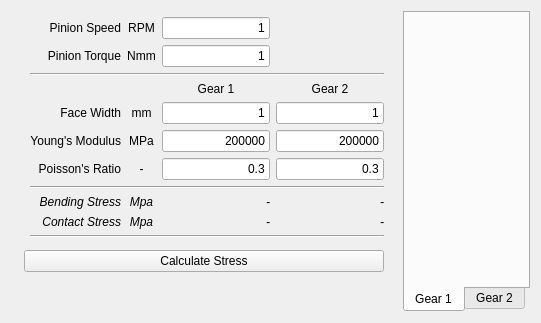
     <widget class="QWidget" name="tab_stress">
      <attribute name="title">
       <string>Stress</string>
      </attribute>
      <layout class="QHBoxLayout" name="horizontalLayout_6">
       <item>
        <spacer name="horizontalSpacer_11">
         <property name="orientation">
          <enum>Qt::Orientation::Horizontal</enum>
         </property>
         <property name="sizeType">
          <enum>QSizePolicy::Policy::Fixed</enum>
         </property>
         <property name="sizeHint" stdset="0">
          <size>
           <width>13</width>
           <height>17</height>
          </size>
         </property>
        </spacer>
       </item>
       <item>
        <layout class="QVBoxLayout" name="verticalLayout_4">
         <item>
          <layout class="QGridLayout" name="gridLayout_3">
           <property name="leftMargin">
            <number>6</number>
           </property>
           <property name="topMargin">
            <number>6</number>
           </property>
           <property name="bottomMargin">
            <number>6</number>
           </property>
           <item row="8" column="2">
            <widget class="QLineEdit" name="le_E1">
             <property name="sizePolicy">
              <sizepolicy hsizetype="Preferred" vsizetype="Fixed">
               <horstretch>0</horstretch>
               <verstretch>0</verstretch>
              </sizepolicy>
             </property>
             <property name="text">
              <string>200000</string>
             </property>
             <property name="alignment">
              <set>Qt::AlignmentFlag::AlignRight|Qt::AlignmentFlag::AlignTrailing|Qt::AlignmentFlag::AlignVCenter</set>
             </property>
            </widget>
           </item>
           <item row="4" column="0">
            <widget class="QLabel" name="label_84">
             <property name="sizePolicy">
              <sizepolicy hsizetype="Preferred" vsizetype="Preferred">
               <horstretch>0</horstretch>
               <verstretch>0</verstretch>
              </sizepolicy>
             </property>
             <property name="text">
              <string>Pinion Torque</string>
             </property>
             <property name="alignment">
              <set>Qt::AlignmentFlag::AlignRight|Qt::AlignmentFlag::AlignTrailing|Qt::AlignmentFlag::AlignVCenter</set>
             </property>
            </widget>
           </item>
           <item row="3" column="2">
            <widget class="QLineEdit" name="le_speed">
             <property name="sizePolicy">
              <sizepolicy hsizetype="Preferred" vsizetype="Fixed">
               <horstretch>0</horstretch>
               <verstretch>0</verstretch>
              </sizepolicy>
             </property>
             <property name="text">
              <string>1</string>
             </property>
             <property name="alignment">
              <set>Qt::AlignmentFlag::AlignRight|Qt::AlignmentFlag::AlignTrailing|Qt::AlignmentFlag::AlignVCenter</set>
             </property>
            </widget>
           </item>
           <item row="7" column="1">
            <widget class="QLabel" name="label_56">
             <property name="sizePolicy">
              <sizepolicy hsizetype="Preferred" vsizetype="Preferred">
               <horstretch>0</horstretch>
               <verstretch>0</verstretch>
              </sizepolicy>
             </property>
             <property name="text">
              <string>mm</string>
             </property>
             <property name="alignment">
              <set>Qt::AlignmentFlag::AlignCenter</set>
             </property>
            </widget>
           </item>
           <item row="7" column="0">
            <widget class="QLabel" name="label_83">
             <property name="sizePolicy">
              <sizepolicy hsizetype="Preferred" vsizetype="Preferred">
               <horstretch>0</horstretch>
               <verstretch>0</verstretch>
              </sizepolicy>
             </property>
             <property name="text">
              <string>Face Width</string>
             </property>
             <property name="alignment">
              <set>Qt::AlignmentFlag::AlignRight|Qt::AlignmentFlag::AlignTrailing|Qt::AlignmentFlag::AlignVCenter</set>
             </property>
            </widget>
           </item>
           <item row="10" column="0" colspan="4">
            <widget class="Line" name="line_15">
             <property name="sizePolicy">
              <sizepolicy hsizetype="Preferred" vsizetype="Fixed">
               <horstretch>0</horstretch>
               <verstretch>0</verstretch>
              </sizepolicy>
             </property>
             <property name="orientation">
              <enum>Qt::Orientation::Horizontal</enum>
             </property>
            </widget>
           </item>
           <item row="8" column="1">
            <widget class="QLabel" name="label_63">
             <property name="sizePolicy">
              <sizepolicy hsizetype="Preferred" vsizetype="Preferred">
               <horstretch>0</horstretch>
               <verstretch>0</verstretch>
              </sizepolicy>
             </property>
             <property name="text">
              <string>MPa</string>
             </property>
             <property name="alignment">
              <set>Qt::AlignmentFlag::AlignCenter</set>
             </property>
            </widget>
           </item>
           <item row="4" column="2">
            <widget class="QLineEdit" name="le_torque">
             <property name="sizePolicy">
              <sizepolicy hsizetype="Preferred" vsizetype="Fixed">
               <horstretch>0</horstretch>
               <verstretch>0</verstretch>
              </sizepolicy>
             </property>
             <property name="text">
              <string>1</string>
             </property>
             <property name="alignment">
              <set>Qt::AlignmentFlag::AlignRight|Qt::AlignmentFlag::AlignTrailing|Qt::AlignmentFlag::AlignVCenter</set>
             </property>
            </widget>
           </item>
           <item row="12" column="2">
            <widget class="QLabel" name="lb_stressC1">
             <property name="sizePolicy">
              <sizepolicy hsizetype="Preferred" vsizetype="Preferred">
               <horstretch>0</horstretch>
               <verstretch>0</verstretch>
              </sizepolicy>
             </property>
             <property name="font">
              <font>
               <italic>true</italic>
              </font>
             </property>
             <property name="text">
              <string>-</string>
             </property>
             <property name="alignment">
              <set>Qt::AlignmentFlag::AlignRight|Qt::AlignmentFlag::AlignTrailing|Qt::AlignmentFlag::AlignVCenter</set>
             </property>
            </widget>
           </item>
           <item row="12" column="0">
            <widget class="QLabel" name="label_78">
             <property name="sizePolicy">
              <sizepolicy hsizetype="Preferred" vsizetype="Preferred">
               <horstretch>0</horstretch>
               <verstretch>0</verstretch>
              </sizepolicy>
             </property>
             <property name="font">
              <font>
               <italic>true</italic>
              </font>
             </property>
             <property name="text">
              <string>Contact Stress</string>
             </property>
             <property name="alignment">
              <set>Qt::AlignmentFlag::AlignRight|Qt::AlignmentFlag::AlignTrailing|Qt::AlignmentFlag::AlignVCenter</set>
             </property>
            </widget>
           </item>
           <item row="3" column="1">
            <widget class="QLabel" name="label_62">
             <property name="sizePolicy">
              <sizepolicy hsizetype="Preferred" vsizetype="Preferred">
               <horstretch>0</horstretch>
               <verstretch>0</verstretch>
              </sizepolicy>
             </property>
             <property name="text">
              <string>RPM</string>
             </property>
             <property name="alignment">
              <set>Qt::AlignmentFlag::AlignCenter</set>
             </property>
            </widget>
           </item>
           <item row="6" column="2">
            <widget class="QLabel" name="label_37">
             <property name="sizePolicy">
              <sizepolicy hsizetype="Preferred" vsizetype="Preferred">
               <horstretch>0</horstretch>
               <verstretch>0</verstretch>
              </sizepolicy>
             </property>
             <property name="text">
              <string>Gear 1</string>
             </property>
             <property name="alignment">
              <set>Qt::AlignmentFlag::AlignCenter</set>
             </property>
            </widget>
           </item>
           <item row="5" column="0" colspan="4">
            <widget class="Line" name="line_16">
             <property name="sizePolicy">
              <sizepolicy hsizetype="Preferred" vsizetype="Fixed">
               <horstretch>0</horstretch>
               <verstretch>0</verstretch>
              </sizepolicy>
             </property>
             <property name="orientation">
              <enum>Qt::Orientation::Horizontal</enum>
             </property>
            </widget>
           </item>
           <item row="4" column="1">
            <widget class="QLabel" name="label_61">
             <property name="sizePolicy">
              <sizepolicy hsizetype="Preferred" vsizetype="Preferred">
               <horstretch>0</horstretch>
               <verstretch>0</verstretch>
              </sizepolicy>
             </property>
             <property name="text">
              <string>Nmm</string>
             </property>
             <property name="alignment">
              <set>Qt::AlignmentFlag::AlignCenter</set>
             </property>
            </widget>
           </item>
           <item row="6" column="3">
            <widget class="QLabel" name="label_82">
             <property name="sizePolicy">
              <sizepolicy hsizetype="Preferred" vsizetype="Preferred">
               <horstretch>0</horstretch>
               <verstretch>0</verstretch>
              </sizepolicy>
             </property>
             <property name="text">
              <string>Gear 2</string>
             </property>
             <property name="alignment">
              <set>Qt::AlignmentFlag::AlignCenter</set>
             </property>
            </widget>
           </item>
           <item row="3" column="0">
            <widget class="QLabel" name="label_85">
             <property name="sizePolicy">
              <sizepolicy hsizetype="Preferred" vsizetype="Preferred">
               <horstretch>0</horstretch>
               <verstretch>0</verstretch>
              </sizepolicy>
             </property>
             <property name="text">
              <string>Pinion Speed</string>
             </property>
             <property name="alignment">
              <set>Qt::AlignmentFlag::AlignRight|Qt::AlignmentFlag::AlignTrailing|Qt::AlignmentFlag::AlignVCenter</set>
             </property>
            </widget>
           </item>
           <item row="8" column="0">
            <widget class="QLabel" name="label_86">
             <property name="sizePolicy">
              <sizepolicy hsizetype="Preferred" vsizetype="Preferred">
               <horstretch>0</horstretch>
               <verstretch>0</verstretch>
              </sizepolicy>
             </property>
             <property name="text">
              <string>Young's Modulus</string>
             </property>
             <property name="alignment">
              <set>Qt::AlignmentFlag::AlignRight|Qt::AlignmentFlag::AlignTrailing|Qt::AlignmentFlag::AlignVCenter</set>
             </property>
            </widget>
           </item>
           <item row="11" column="0">
            <widget class="QLabel" name="label_76">
             <property name="sizePolicy">
              <sizepolicy hsizetype="Preferred" vsizetype="Preferred">
               <horstretch>0</horstretch>
               <verstretch>0</verstretch>
              </sizepolicy>
             </property>
             <property name="font">
              <font>
               <italic>true</italic>
              </font>
             </property>
             <property name="text">
              <string>Bending Stress</string>
             </property>
             <property name="alignment">
              <set>Qt::AlignmentFlag::AlignRight|Qt::AlignmentFlag::AlignTrailing|Qt::AlignmentFlag::AlignVCenter</set>
             </property>
            </widget>
           </item>
           <item row="11" column="3">
            <widget class="QLabel" name="lb_stressB2">
             <property name="sizePolicy">
              <sizepolicy hsizetype="Preferred" vsizetype="Preferred">
               <horstretch>0</horstretch>
               <verstretch>0</verstretch>
              </sizepolicy>
             </property>
             <property name="font">
              <font>
               <italic>true</italic>
              </font>
             </property>
             <property name="text">
              <string>-</string>
             </property>
             <property name="alignment">
              <set>Qt::AlignmentFlag::AlignRight|Qt::AlignmentFlag::AlignTrailing|Qt::AlignmentFlag::AlignVCenter</set>
             </property>
            </widget>
           </item>
           <item row="8" column="3">
            <widget class="QLineEdit" name="le_E2">
             <property name="sizePolicy">
              <sizepolicy hsizetype="Preferred" vsizetype="Fixed">
               <horstretch>0</horstretch>
               <verstretch>0</verstretch>
              </sizepolicy>
             </property>
             <property name="text">
              <string>200000</string>
             </property>
             <property name="alignment">
              <set>Qt::AlignmentFlag::AlignRight|Qt::AlignmentFlag::AlignTrailing|Qt::AlignmentFlag::AlignVCenter</set>
             </property>
            </widget>
           </item>
           <item row="11" column="1">
            <widget class="QLabel" name="label_77">
             <property name="sizePolicy">
              <sizepolicy hsizetype="Preferred" vsizetype="Preferred">
               <horstretch>0</horstretch>
               <verstretch>0</verstretch>
              </sizepolicy>
             </property>
             <property name="font">
              <font>
               <italic>true</italic>
              </font>
             </property>
             <property name="text">
              <string>Mpa</string>
             </property>
             <property name="alignment">
              <set>Qt::AlignmentFlag::AlignCenter</set>
             </property>
            </widget>
           </item>
           <item row="7" column="3">
            <widget class="QLineEdit" name="le_FW2">
             <property name="sizePolicy">
              <sizepolicy hsizetype="Preferred" vsizetype="Fixed">
               <horstretch>0</horstretch>
               <verstretch>0</verstretch>
              </sizepolicy>
             </property>
             <property name="text">
              <string>1</string>
             </property>
             <property name="alignment">
              <set>Qt::AlignmentFlag::AlignRight|Qt::AlignmentFlag::AlignTrailing|Qt::AlignmentFlag::AlignVCenter</set>
             </property>
            </widget>
           </item>
           <item row="12" column="1">
            <widget class="QLabel" name="label_79">
             <property name="sizePolicy">
              <sizepolicy hsizetype="Preferred" vsizetype="Preferred">
               <horstretch>0</horstretch>
               <verstretch>0</verstretch>
              </sizepolicy>
             </property>
             <property name="font">
              <font>
               <italic>true</italic>
              </font>
             </property>
             <property name="text">
              <string>Mpa</string>
             </property>
             <property name="alignment">
              <set>Qt::AlignmentFlag::AlignCenter</set>
             </property>
            </widget>
           </item>
           <item row="11" column="2">
            <widget class="QLabel" name="lb_stressB1">
             <property name="sizePolicy">
              <sizepolicy hsizetype="Preferred" vsizetype="Preferred">
               <horstretch>0</horstretch>
               <verstretch>0</verstretch>
              </sizepolicy>
             </property>
             <property name="font">
              <font>
               <italic>true</italic>
              </font>
             </property>
             <property name="text">
              <string>-</string>
             </property>
             <property name="alignment">
              <set>Qt::AlignmentFlag::AlignRight|Qt::AlignmentFlag::AlignTrailing|Qt::AlignmentFlag::AlignVCenter</set>
             </property>
            </widget>
           </item>
           <item row="7" column="2">
            <widget class="QLineEdit" name="le_FW1">
             <property name="sizePolicy">
              <sizepolicy hsizetype="Preferred" vsizetype="Fixed">
               <horstretch>0</horstretch>
               <verstretch>0</verstretch>
              </sizepolicy>
             </property>
             <property name="text">
              <string>1</string>
             </property>
             <property name="alignment">
              <set>Qt::AlignmentFlag::AlignRight|Qt::AlignmentFlag::AlignTrailing|Qt::AlignmentFlag::AlignVCenter</set>
             </property>
            </widget>
           </item>
           <item row="13" column="0" colspan="4">
            <widget class="Line" name="line_14">
             <property name="sizePolicy">
              <sizepolicy hsizetype="Preferred" vsizetype="Fixed">
               <horstretch>0</horstretch>
               <verstretch>0</verstretch>
              </sizepolicy>
             </property>
             <property name="orientation">
              <enum>Qt::Orientation::Horizontal</enum>
             </property>
            </widget>
           </item>
           <item row="9" column="0">
            <widget class="QLabel" name="label_87">
             <property name="sizePolicy">
              <sizepolicy hsizetype="Preferred" vsizetype="Preferred">
               <horstretch>0</horstretch>
               <verstretch>0</verstretch>
              </sizepolicy>
             </property>
             <property name="text">
              <string>Poisson's Ratio</string>
             </property>
             <property name="alignment">
              <set>Qt::AlignmentFlag::AlignRight|Qt::AlignmentFlag::AlignTrailing|Qt::AlignmentFlag::AlignVCenter</set>
             </property>
            </widget>
           </item>
           <item row="9" column="1">
            <widget class="QLabel" name="label_64">
             <property name="sizePolicy">
              <sizepolicy hsizetype="Preferred" vsizetype="Preferred">
               <horstretch>0</horstretch>
               <verstretch>0</verstretch>
              </sizepolicy>
             </property>
             <property name="text">
              <string>-</string>
             </property>
             <property name="alignment">
              <set>Qt::AlignmentFlag::AlignCenter</set>
             </property>
            </widget>
           </item>
           <item row="9" column="2">
            <widget class="QLineEdit" name="le_nu1">
             <property name="sizePolicy">
              <sizepolicy hsizetype="Preferred" vsizetype="Fixed">
               <horstretch>0</horstretch>
               <verstretch>0</verstretch>
              </sizepolicy>
             </property>
             <property name="text">
              <string>0.3</string>
             </property>
             <property name="alignment">
              <set>Qt::AlignmentFlag::AlignRight|Qt::AlignmentFlag::AlignTrailing|Qt::AlignmentFlag::AlignVCenter</set>
             </property>
            </widget>
           </item>
           <item row="9" column="3">
            <widget class="QLineEdit" name="le_nu2">
             <property name="sizePolicy">
              <sizepolicy hsizetype="Preferred" vsizetype="Fixed">
               <horstretch>0</horstretch>
               <verstretch>0</verstretch>
              </sizepolicy>
             </property>
             <property name="text">
              <string>0.3</string>
             </property>
             <property name="alignment">
              <set>Qt::AlignmentFlag::AlignRight|Qt::AlignmentFlag::AlignTrailing|Qt::AlignmentFlag::AlignVCenter</set>
             </property>
            </widget>
           </item>
           <item row="12" column="3">
            <widget class="QLabel" name="lb_stressC2">
             <property name="sizePolicy">
              <sizepolicy hsizetype="Preferred" vsizetype="Preferred">
               <horstretch>0</horstretch>
               <verstretch>0</verstretch>
              </sizepolicy>
             </property>
             <property name="font">
              <font>
               <italic>true</italic>
              </font>
             </property>
             <property name="text">
              <string>-</string>
             </property>
             <property name="alignment">
              <set>Qt::AlignmentFlag::AlignRight|Qt::AlignmentFlag::AlignTrailing|Qt::AlignmentFlag::AlignVCenter</set>
             </property>
            </widget>
           </item>
          </layout>
         </item>
         <item>
          <widget class="QPushButton" name="pb_stress">
           <property name="text">
            <string>Calculate Stress</string>
           </property>
          </widget>
         </item>
         <item>
          <spacer name="verticalSpacer_5">
           <property name="orientation">
            <enum>Qt::Orientation::Vertical</enum>
           </property>
           <property name="sizeHint" stdset="0">
            <size>
             <width>20</width>
             <height>40</height>
            </size>
           </property>
          </spacer>
         </item>
        </layout>
       </item>
       <item>
        <spacer name="horizontalSpacer_3">
         <property name="orientation">
          <enum>Qt::Orientation::Horizontal</enum>
         </property>
         <property name="sizeType">
          <enum>QSizePolicy::Policy::Fixed</enum>
         </property>
         <property name="sizeHint" stdset="0">
          <size>
           <width>13</width>
           <height>17</height>
          </size>
         </property>
        </spacer>
       </item>
       <item>
        <widget class="QTabWidget" name="tabWidget">
         <property name="tabPosition">
          <enum>QTabWidget::TabPosition::South</enum>
         </property>
         <property name="currentIndex">
          <number>0</number>
         </property>
         <widget class="QWidget" name="tab_stress1">
          <attribute name="title">
           <string>Gear 1</string>
          </attribute>
         </widget>
         <widget class="QWidget" name="tab_stress2">
          <attribute name="title">
           <string>Gear 2</string>
          </attribute>
         </widget>
        </widget>
       </item>
      </layout>
     </widget>
